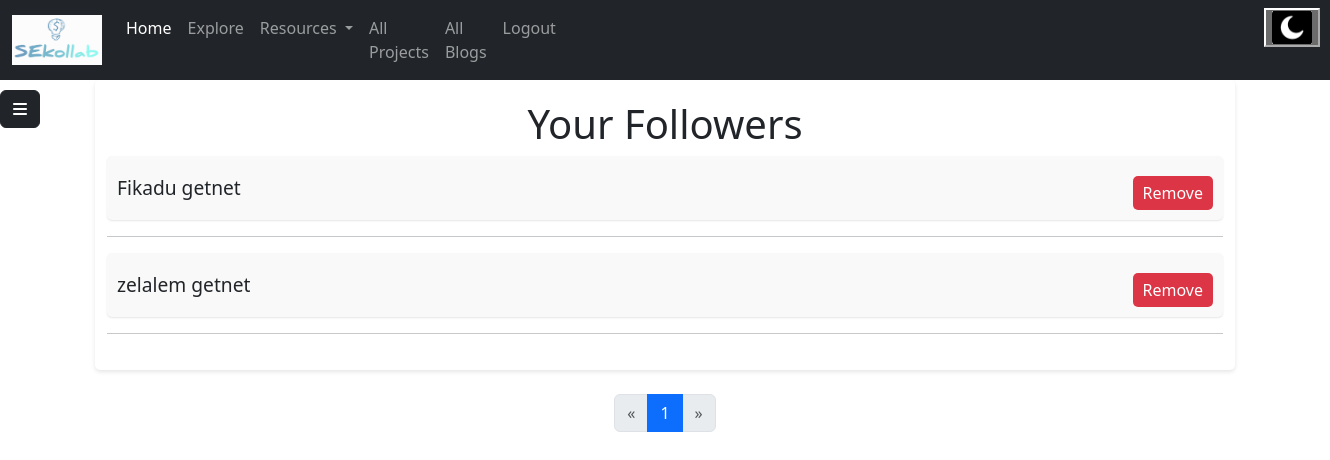
The app's page /myfollowers (signed in) with its own data.
### models.py (models this page shows)
class User(UserMixin, db.Model):
    __tablename__ = "users"
    id = Column(Integer, primary_key=True, autoincrement=True)
    email = Column(String(100), unique=True)
    username = Column(String)
    fname = Column(String(30), nullable=False)
    lname = Column(String(30), nullable=False)
    profile_photo = Column(String)
    about_me = Column(String, nullable=False)
    phone_number = Column(String(11), nullable=False)
    age = Column(String(11), nullable=False)
    status = Column(String, nullable=False)
    skills = Column(String, nullable=False)
    portfolio = Column(String)
    password = Column(String(100))
    date = Column(String, nullable=False, default=datetime.date.today().strftime("%B %d, %Y"))
    is_active = db.Column(db.Boolean, default=True)
    country = Column(String, nullable=False)
    City = Column(String, nullable=False)
    twitter = Column(String)
    github = Column(String)
    education_status = Column(String)
    employment_status=Column(String, nullable=False)
    blogs = relationship("Blog", back_populates="author")
    comments = relationship("Userscomment", back_populates="user")
    liked_blogs = relationship("Blog", secondary='liked_blogs', backref='liking_users')
    collabration = relationship("Collabration", back_populates="user")
    followers = relationship("Follower", foreign_keys="[Follower.user_id]",back_populates="followed_user")
    following = relationship("Follower", foreign_keys="[Follower.follower_id]", back_populates="follower")
    interests = relationship("Interest", back_populates="user")

### main.py (the view)
@app.route("/myfollowers", methods=["GET", "POST"])
@login_required
def myfollowers():
    page = request.args.get("page", default=1, type=int)
    per_page = 10
    offset = (page - 1) * per_page
    followers = Follower.query.filter_by(user_id=current_user.id).offset(offset).limit(per_page).all()
    followers = [follower.follower for follower in followers]
    user = User.query.filter_by(id=current_user.id).first()
    total_records = User.query.count()
    total_pages = (total_records // per_page) + (1 if total_records % per_page > 0 else 0)
    return render_template("myfollowers.html", user=user, page=page, total_pages=total_pages, followers=followers)

### main.py (called while the page is built)
@login_manager.user_loader
def load_user(user_id):
    return User.query.get(int(user_id))

### templates/myfollowers.html (shortened to what this page needs)
<!DOCTYPE html>
<html lang="en">
<head>
    <link rel="stylesheet" href="path/to/fontawesome.min.css">
  <link rel="stylesheet" href="../static/css/myfollowers.css">
    <link href="https://cdn.jsdelivr.net/npm/bootstrap@5.3.3/dist/css/bootstrap.min.css" rel="stylesheet">
    <link rel="stylesheet" href="../static/css/sidebar.css">
</head>
<body>
{% include "navigationloggedin.html" %}
{% include "sidebar.html" %}
    <div class="container">
        <h1>Your Followers</h1>
        <div class="following">
            {% if followers %}
            {% for follower in followers %}
            <div class="follower">
                <p style="display:inline;"> {{ follower.fname }} {{ follower.lname }}</p>
                <button type="submit" follower_id={{ follower.id }} style="display:inline-block; " class="button allremove">Remove</button>
            </div>
            <hr>
            {% endfor %}
            {% else %}
            <h3 style="margin-left: 30%;">You have no followers yet </h3>
            {% endif %}
        </div>
    </div>
<nav class="my-4" aria-label="...">
  <ul class="pagination justify-content-center">
    <li class="page-item {{ 'disabled' if page <= 1 else '' }}">
      <a class="page-link" href="{{ url_for('myfollowers', page=page-1) }}" tabindex="-1" aria-disabled="{{ 'true' if page <= 1 else 'false' }}">&laquo;</a>
    </li>
    {% for p in range(1, total_pages + 1) %}
      <li class="page-item {{ 'active' if p == page else '' }}">
        <a class="page-link" href="{{ url_for('myfollowers', page=p) }}">{{ p }}</a>
      </li>
    {% endfor %}
    <li class="page-item {{ 'disabled' if page >= total_pages else '' }}">
      <a class="page-link" href="{{ url_for('myfollowers', page=page+1) }}">&raquo;</a>
    </li>
  </ul>
</nav>
</body>
</html>

### static/css/myfollowers.css (style rules this page uses)
body { font-family: Arial, sans-serif; background-color: #f4f4f4; margin: 0; }
.container { max-width: 800px; margin: 0 auto; background-color: #fff; padding: 20px; border-radius: 5px; box-shadow: 0 2px 4px rgba(0, 0, 0, 0.1); }
h1 { text-align: center; color: #333; }
.follower { display: flex; align-items: center; justify-content: space-between; margin-bottom: 10px; padding: 10px; background-color: #f9f9f9; border-radius: 5px; box-shadow: 0 1px 2px rgba(0, 0, 0, 0.1); }
.following p { margin: 0; font-size: 1.2em; }
.button { background-color: #dc3545; color: white; border: none; border-radius: 5px; padding: 5px 10px; margin-top: 10px; cursor: pointer; }

### static/css/sidebar.css (style rules this page uses)
a { text-decoration: none; }
li { color: black; }

### records on screen
User: fname "Fikadu", lname "getnet"
User: fname "zelalem", lname "getnet"

### other values on screen
{{ p }} "1"
